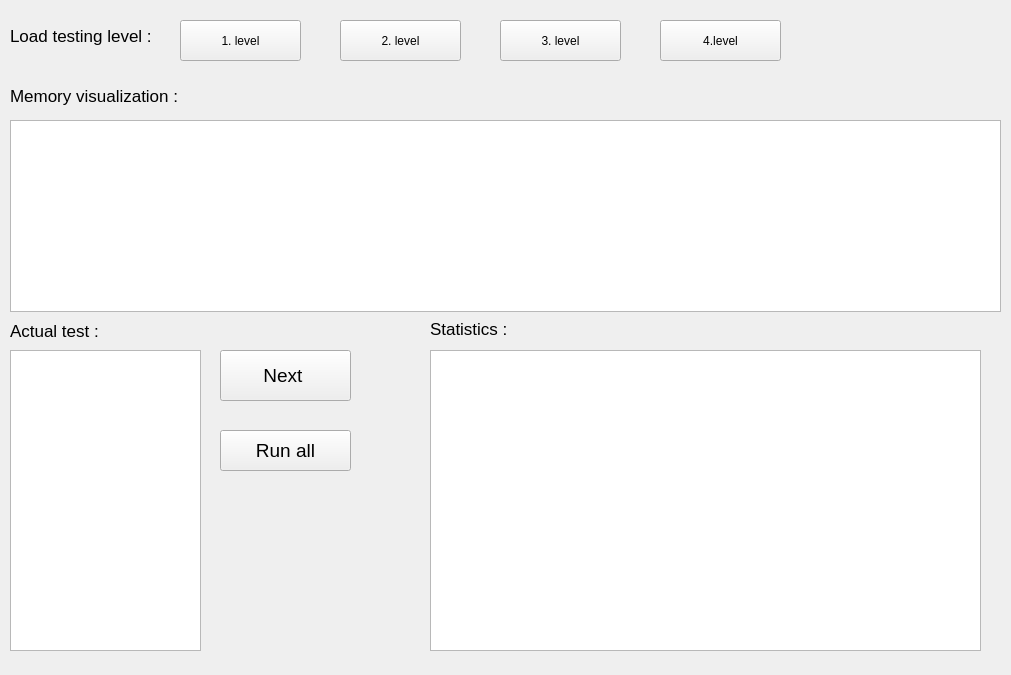
<?xml version="1.0" encoding="UTF-8"?>
<ui version="4.0">
 <class>Form</class>
 <widget class="QWidget" name="Form">
  <property name="geometry">
   <rect>
    <x>0</x>
    <y>0</y>
    <width>1011</width>
    <height>675</height>
   </rect>
  </property>
  <property name="windowTitle">
   <string>Form</string>
  </property>
  <widget class="QLabel" name="label">
   <property name="geometry">
    <rect>
     <x>10</x>
     <y>20</y>
     <width>151</width>
     <height>31</height>
    </rect>
   </property>
   <property name="font">
    <font>
     <pointsize>13</pointsize>
    </font>
   </property>
   <property name="text">
    <string>Load testing level :</string>
   </property>
  </widget>
  <widget class="QPushButton" name="pushButton">
   <property name="geometry">
    <rect>
     <x>180</x>
     <y>20</y>
     <width>121</width>
     <height>41</height>
    </rect>
   </property>
   <property name="text">
    <string>1. level</string>
   </property>
  </widget>
  <widget class="QPushButton" name="pushButton_2">
   <property name="geometry">
    <rect>
     <x>340</x>
     <y>20</y>
     <width>121</width>
     <height>41</height>
    </rect>
   </property>
   <property name="text">
    <string>2. level</string>
   </property>
  </widget>
  <widget class="QPushButton" name="pushButton_3">
   <property name="geometry">
    <rect>
     <x>500</x>
     <y>20</y>
     <width>121</width>
     <height>41</height>
    </rect>
   </property>
   <property name="text">
    <string>3. level</string>
   </property>
  </widget>
  <widget class="QPushButton" name="pushButton_4">
   <property name="geometry">
    <rect>
     <x>660</x>
     <y>20</y>
     <width>121</width>
     <height>41</height>
    </rect>
   </property>
   <property name="text">
    <string>4.level</string>
   </property>
  </widget>
  <widget class="QLabel" name="label_2">
   <property name="geometry">
    <rect>
     <x>10</x>
     <y>80</y>
     <width>181</width>
     <height>31</height>
    </rect>
   </property>
   <property name="font">
    <font>
     <pointsize>13</pointsize>
    </font>
   </property>
   <property name="text">
    <string>Memory visualization : </string>
   </property>
  </widget>
  <widget class="QLabel" name="label_3">
   <property name="geometry">
    <rect>
     <x>10</x>
     <y>320</y>
     <width>101</width>
     <height>21</height>
    </rect>
   </property>
   <property name="font">
    <font>
     <pointsize>13</pointsize>
    </font>
   </property>
   <property name="text">
    <string>Actual test :</string>
   </property>
  </widget>
  <widget class="QTextBrowser" name="textBrowser">
   <property name="geometry">
    <rect>
     <x>10</x>
     <y>350</y>
     <width>191</width>
     <height>301</height>
    </rect>
   </property>
   <property name="html">
    <string>&lt;!DOCTYPE HTML PUBLIC &quot;-//W3C//DTD HTML 4.0//EN&quot; &quot;http://www.w3.org/TR/REC-html40/strict.dtd&quot;&gt;
&lt;html&gt;&lt;head&gt;&lt;meta name=&quot;qrichtext&quot; content=&quot;1&quot; /&gt;&lt;style type=&quot;text/css&quot;&gt;
p, li { white-space: pre-wrap; }
&lt;/style&gt;&lt;/head&gt;&lt;body style=&quot; font-family:'Ubuntu'; font-size:11pt; font-weight:400; font-style:normal;&quot;&gt;
&lt;p style=&quot;-qt-paragraph-type:empty; margin-top:0px; margin-bottom:0px; margin-left:0px; margin-right:0px; -qt-block-indent:0; text-indent:0px;&quot;&gt;&lt;br /&gt;&lt;/p&gt;&lt;/body&gt;&lt;/html&gt;</string>
   </property>
  </widget>
  <widget class="QPushButton" name="pushButton_5">
   <property name="geometry">
    <rect>
     <x>220</x>
     <y>350</y>
     <width>131</width>
     <height>51</height>
    </rect>
   </property>
   <property name="font">
    <font>
     <pointsize>14</pointsize>
    </font>
   </property>
   <property name="text">
    <string>Next </string>
   </property>
  </widget>
  <widget class="QPushButton" name="pushButton_6">
   <property name="geometry">
    <rect>
     <x>220</x>
     <y>430</y>
     <width>131</width>
     <height>41</height>
    </rect>
   </property>
   <property name="font">
    <font>
     <pointsize>14</pointsize>
    </font>
   </property>
   <property name="text">
    <string>Run all</string>
   </property>
  </widget>
  <widget class="QTextBrowser" name="textBrowser_2">
   <property name="geometry">
    <rect>
     <x>10</x>
     <y>120</y>
     <width>991</width>
     <height>192</height>
    </rect>
   </property>
  </widget>
  <widget class="QTextBrowser" name="textBrowser_3">
   <property name="geometry">
    <rect>
     <x>430</x>
     <y>350</y>
     <width>551</width>
     <height>301</height>
    </rect>
   </property>
  </widget>
  <widget class="QLabel" name="label_4">
   <property name="geometry">
    <rect>
     <x>430</x>
     <y>320</y>
     <width>101</width>
     <height>17</height>
    </rect>
   </property>
   <property name="font">
    <font>
     <pointsize>13</pointsize>
    </font>
   </property>
   <property name="text">
    <string>Statistics :</string>
   </property>
  </widget>
 </widget>
 <resources/>
 <connections/>
</ui>
